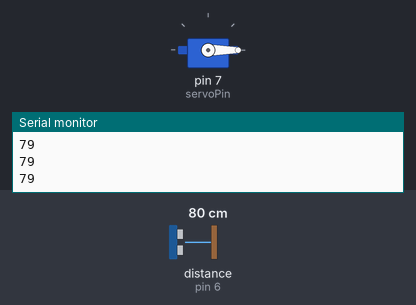
The sketch below on a simulated Arduino Uno, built with avr-gcc and run on an emulated ATmega328P. Parts: servo, the last lines printed to the serial monitor. Wiring (inferred from the names in the program): ultrasonic range finder: trigger pin 5; echo pin 6. The inputs (shaded band) are chosen by the test bench; at power-on: distance to the obstacle (sensor on pin 6) 80 cm. The echo pulse lasts 58.3 µs per cm.

Above: at 1.2 s.
1.3 s: distance to the obstacle (sensor on pin 6) set to 12 cm
2.8 s: distance to the obstacle (sensor on pin 6) set to 9 cm
At 3.4 s:
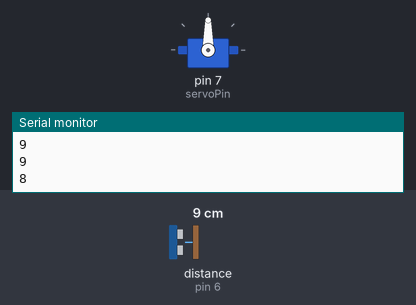
Timing chart, 0 to 5.8 s (numbered marks = the images above; inputs shaded):
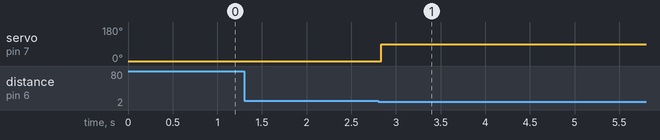

Measured:
- the behaviour switches between 11 and 10 cm on distance to the obstacle (sensor on pin 6) (found by bisection; images 0 and 1)
- after the input at 2.8 s, servo on pin 7 (servoPin): 0° → 90° at once

The sketch:

barrera.ino
```cpp
#include <Servo.h>
Servo servo;

int trigPin = 5;
int echoPin = 6;
int servoPin = 7;
unsigned long tiempoBarrera=0;
long duration, promedio;

long aver[3];


void setup()
{
  Serial.begin(9600);

  servo.attach(servoPin);

  pinMode(trigPin, OUTPUT);
  pinMode(echoPin, INPUT);

  servo.write(0);
  servo.detach();
}


long measure()
{
 //digitalWrite(10,HIGH);
 long dist=0;
digitalWrite(trigPin, LOW);

delayMicroseconds(5);

digitalWrite(trigPin, HIGH);

delayMicroseconds(15);

digitalWrite(trigPin, LOW);

pinMode(echoPin, INPUT);
duration = pulseIn(echoPin, HIGH);

dist = (duration/2) / 29.1;
Serial.println(dist);
return dist;
}

void barreraArriba()
{
  for (int i=0;i<=2;i++)
{   //average distance
    aver[i]=measure();
    delay(10);
}
 promedio=(aver[0]+aver[1]+aver[2])/3;

  if ( promedio < 10 ) {
  //Change distance as per your need
    servo.attach(servoPin);
    delay(1);
    servo.write(90);
    tiempoBarrera=millis();
    }
}

void barreraAbajo()
{
  servo.write(0);
  servo.detach();
}

void loop()
{
  barreraArriba();
  if((millis()-tiempoBarrera)>10000)
  barreraAbajo();
}
```
